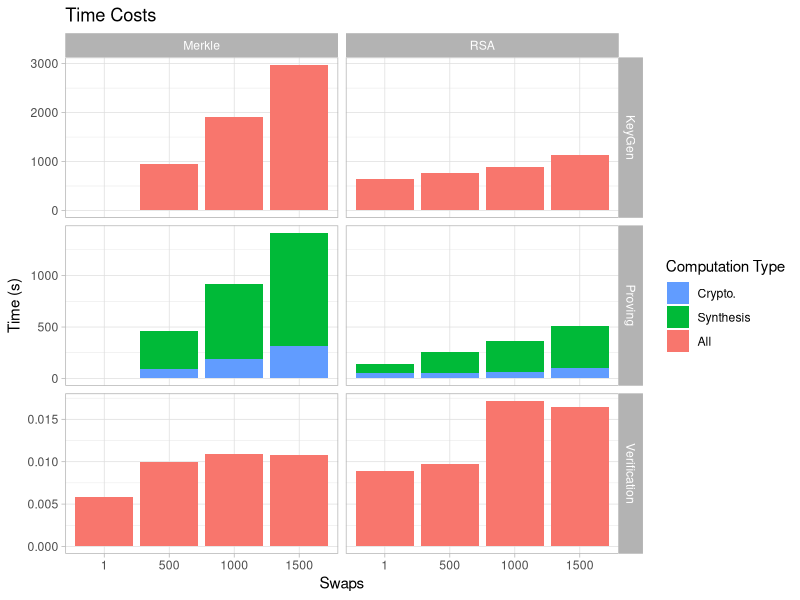

Recreate this plot in R. (Note: this script raises an error after producing the figure.)
library(tidyverse)

data <- read_csv("timings.csv")

grouped <- data %>% pivot_longer(init:ver, names_to = "phase", values_to = "time")
grouped$swaps <- as.factor(grouped$swaps)
subbed <- grouped %>%
  mutate(work_type = ifelse(phase == "pcrypto", "crypto", ifelse(phase == "psynth", "synth", "all"))) %>%
  mutate(phase = ifelse(work_type == "all", phase, "prover")) %>%
  arrange(work_type) %>% filter(phase != "init")
subbed$work_type <- factor(subbed$work_type, levels = c('all','synth', 'crypto'))

set_labels <- c(merkle = "Merkle", rsa = "RSA")
phase_labels <- c(param = "KeyGen", prover = "Proving", ver = "Verification")

ggplot(data = subbed, mapping = aes(y=time, x=swaps, fill = work_type)) +
  facet_grid(phase~set, scales="free_y", labeller = labeller(set = set_labels, phase = phase_labels)) +
  geom_col(position = "stack") +
  guides(fill = guide_legend(reverse=TRUE)) +
  theme_light() +
  scale_fill_discrete(
    breaks = c("all", "synth", "crypto"),
    labels = c("All", "Synthesis", "Crypto.")
  ) +
  labs(
    fill = "Computation Type",
    y = "Time (s)",
    x = "Swaps",
    title = "Time Costs"
  ) +
  ggsave("timings.pdf", width = 6, height = 6, units = "in")
